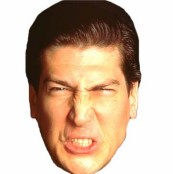
%> input picture image/male.jpg, 173 x 174 px
$ octave hybrid.m   (GNU Octave 9; MATLAB toolbox functions it lacks are replaced by stand-ins)
%> lines starting %> are read from the running program, lines starting %| are printed output that depends on the picture
male = imread('image/male.jpg');
%> male is the input picture: size 174x173x3 uint8; mean R, G, B 204.9, 181.2, 161
female = imread('image/female.jpg');
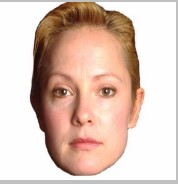
%> input picture image/female.jpg, 178 x 184 px
%> female is the input picture: size 184x178x3 uint8; mean R, G, B 220.3, 195.6, 183.3
male = rgb2gray(male);
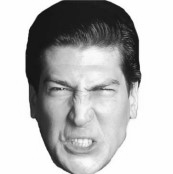
%> male: size 174x173 uint8; min 13, max 255, mean 186
female = rgb2gray(female);
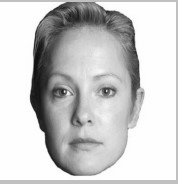
%> female: size 184x178 uint8; min 14, max 255, mean 201.6
[m_rows m_cols] = size(male);
%> m_rows = 174; m_cols = 173
[f_rows f_cols] = size(female);
%> f_rows = 184; f_cols = 178
rows = min(m_rows,f_rows);
%> rows = 174
cols = min(m_cols,f_cols);
%> cols = 173
male = imresize(male,[rows cols]);
female = imresize(female,[rows cols]);
%> female: size 174x173 uint8
%d is the size of the filter matrix
d = 10;
mid = ceil(d/2);
high_pass_filter = ones(d)/(d^2-1) * -1;
high_pass_filter(mid,mid) = 1;
low_pass_filter = ones(d)/(d^2);
high_pass = imfilter(female,high_pass_filter);
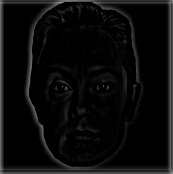
%> high_pass: size 174x173 uint8; min 0, max 148, mean 10.8
low_pass = imfilter(male,low_pass_filter);
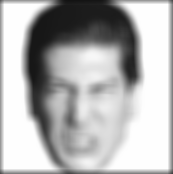
%> low_pass: size 174x173 uint8; min 18, max 254, mean 179.4
product = high_pass+low_pass;
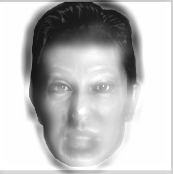
%> product: size 174x173 uint8; min 23, max 255, mean 189.5
imshow(product)
imwrite(product,'output/man-and-woman.jpg')
